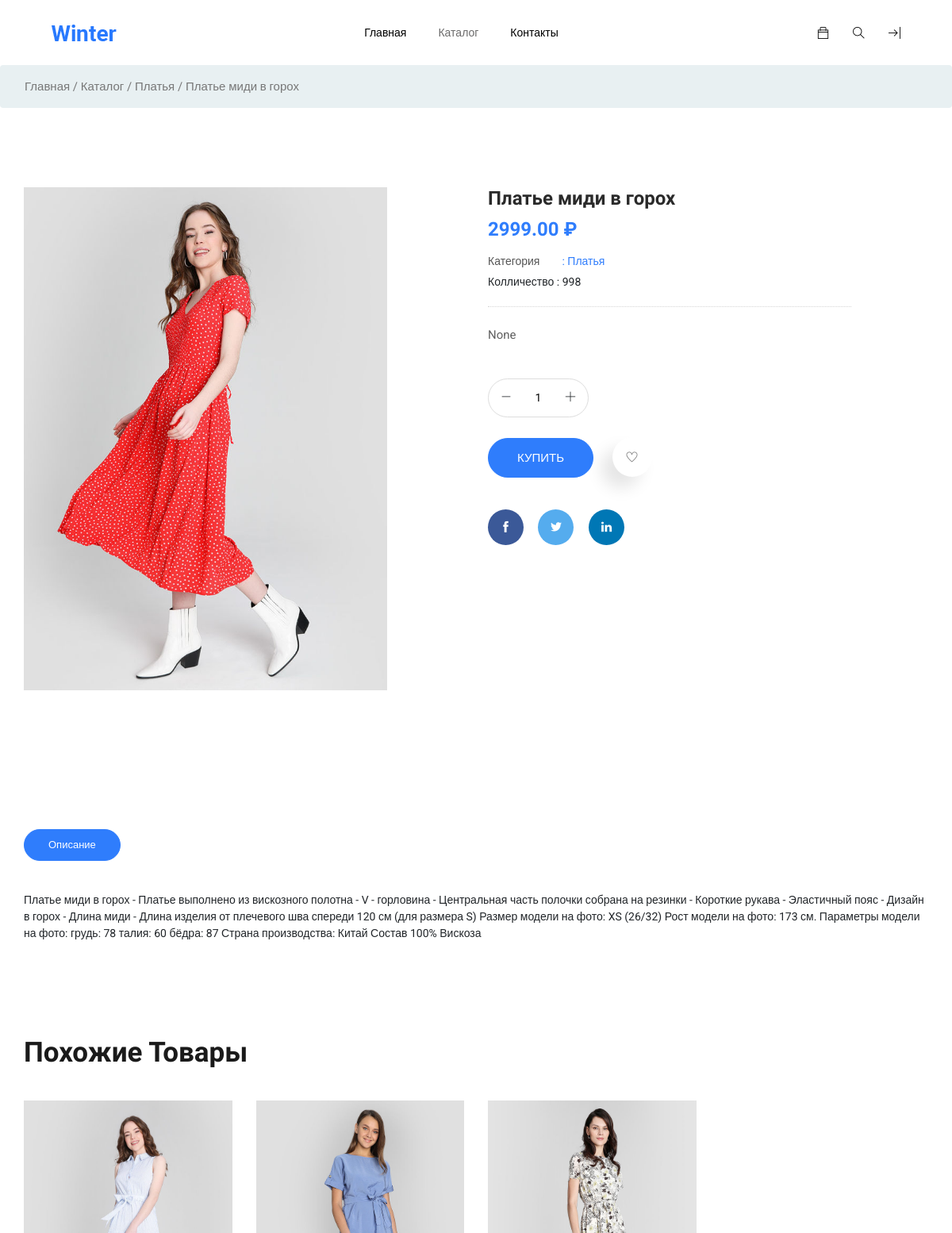
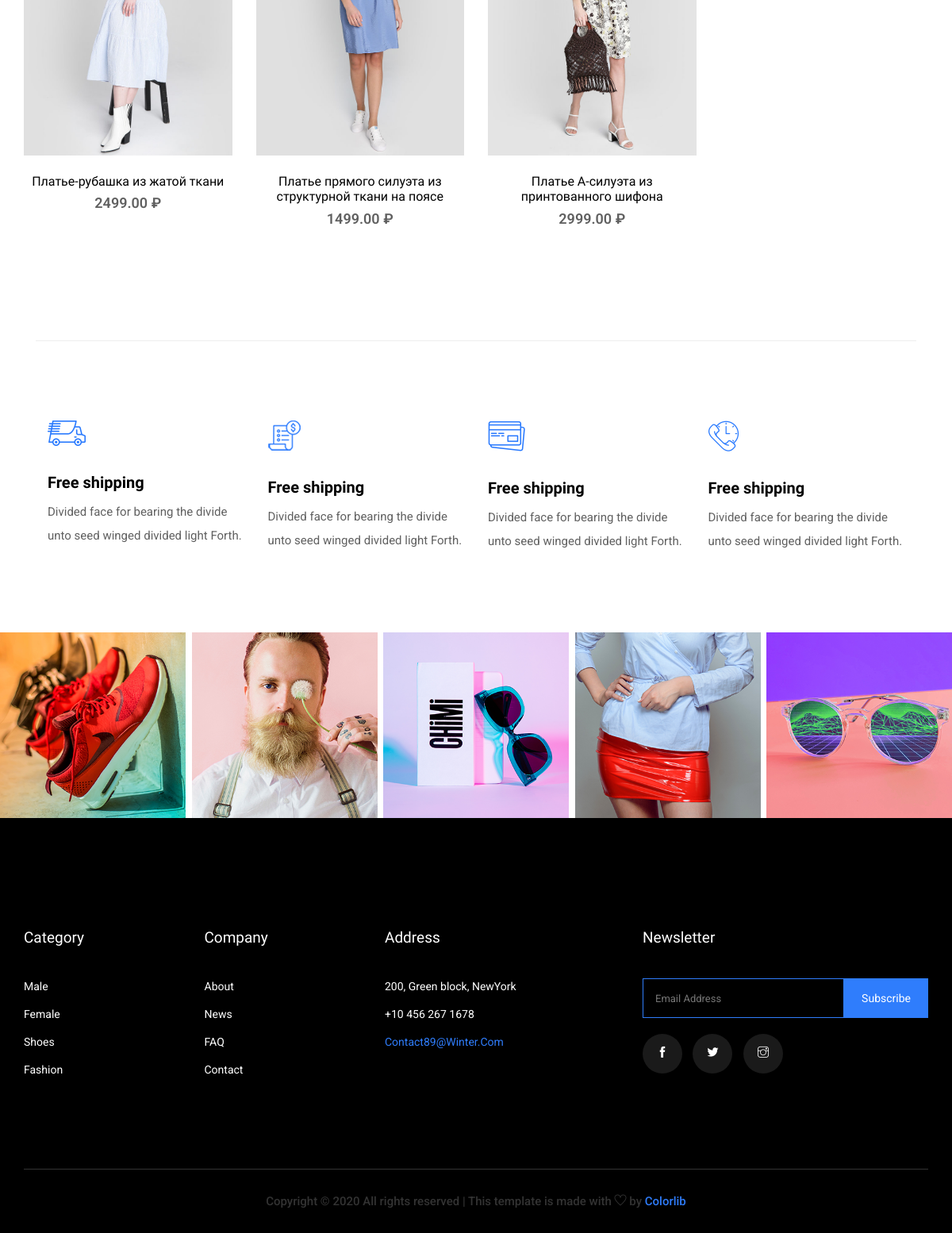
Page /shop/product/11 on the committed database (2 pictures, top to bottom).
### shop/models.py (models this page shows, shortened)
class Products(models.Model):
    category = models.ForeignKey(ProductCategories, verbose_name='Категория', on_delete=models.CASCADE)
    title = models.CharField('Название продукта', max_length=128, unique=True)
    image = models.ImageField('Изображение продукта', upload_to='products_images', blank=True)
    short_description = models.CharField('Краткое описание', max_length=255, null=True, blank=True)
    description = models.TextField('Описание продукта', null=True, blank=True)
    price = models.DecimalField('Цена продукта', max_digits=8, decimal_places=2, default=0)
    quantity = models.IntegerField('Колличество на складе', default=0)
    is_active = models.BooleanField('Статус', default=0)
    created_at = models.DateTimeField('Дата создания', auto_now_add=True)
    updated_at = models.DateTimeField('Дата обновления', auto_now=True)
    class Meta:
        verbose_name = "Товары"
        verbose_name_plural = "Товары"

class ProductCategories(models.Model):
    title = models.CharField('Название категории', max_length=128, unique=True)
    short_description = models.CharField('Краткое описание', max_length=255, null=True, blank=True)
    is_active = models.BooleanField('Статус', default=0)
    created_at = models.DateTimeField('Дата создания', auto_now_add=True)
    updated_at = models.DateTimeField('Дата обновления', auto_now=True)
    class Meta:
        verbose_name = "Категории"
        verbose_name_plural = "Категории"

### shop/views.py (the view)
# urls.py: path('product/<int:pk>', ProductView.as_view(), name='product_view')
class ProductView(DetailClass):
    template_name = 'product.html'
    model = Products
    context_object_name = 'product'
    def get_similar_products(self):
        return Products.objects.filter(category=self.object.category.id).exclude(pk=self.object.id).all()
    def get_context_data(self, **kwargs):
        context = super(ProductView, self).get_context_data(**kwargs)
        context['category'] = self.object.category
        context['similar_products'] = self.get_similar_products()
        return context

### cartapp/models.py (called while the page is built)
    @property
    def total_cart_all_products(self):
        count_products = Cart.objects.filter(cart_uuid=self.cart_uuid).aggregate(Sum('quantity'))
        if count_products['quantity__sum']:
            return count_products['quantity__sum']
        return 0

### mainpage/context_processors.py (called while the page is built)
def cart(request):
    return {
        'cart': CartCommon(request.COOKIES.get('cart_uuid'))
    }

### mainpage/views.py (called while the page is built)
    def get(self, request, *args, **kwargs):
        cart_uuid = request.COOKIES.get('cart_uuid')
        if cart_uuid is None:
            cart_uuid = uuid.uuid1()
        response = super(CommonClass, self).get(request, *args, **kwargs)
        response.set_cookie('cart_uuid', value=cart_uuid, max_age=30 * 24 * 60 * 60)
        return response

    def get_context_data(self, **kwargs):
        context = super(DetailClass, self).get_context_data(**kwargs)
        context['title'] = self.object.title
        return context

### shop/templates/product.html (shortened to what this page needs)
{% extends 'base.html' %}
{% load static %}
{% block css %}
<link rel="stylesheet" href="{% static 'css/lightslider.min.css' %}">
{{ block.super }}
{% endblock %}
{% block body_class %}bg-white{% endblock %}
{% block content %}
<section class="breadcrumb breadcrumb_bg">
    <div class="container">
        <div class="row justify-content-center">
            <div class="col-lg-12">
                <div class="breadcrumb_iner">
                    <div class="breadcrumb_iner_item">
                        <p>Главная / Каталог / {{ product.category.title }} / {{ product.title }}</p>
                    </div>
                </div>
            </div>
        </div>
    </div>
</section>
<div class="product_image_area section_padding">
    <div class="container">
        <div class="row s_product_inner">
            <div class="col-lg-5">
                <div class="product_slider_img">
                    <div id="vertical">
                        <div data-thumb="{{ product.image.url }}">
                            <img src="{{ product.image.url }}"/>
                        </div>
                    </div>
                </div>
            </div>
            <div class="col-lg-5 offset-lg-1">
                <div class="s_product_text">
                    <h3>{{ product.title }}</h3>
                    <h2>{{ product.price }} &#8381;</h2>
                    <ul class="list">
                        <li>
                            <a class="active" href="{% url 'shop:category_view' category.id %}">
                                <span>Категория</span> : {{ product.category.title }}
                            </a>
                        </li>
                        <li>
                            <span>Колличество</span> : {{ product.quantity }}
                        </li>
                    </ul>
                    <p>
                        {{ product.short_description }}
                    </p>
                    <div class="card_area">
                        <div class="product_count d-inline-block">
                            <span class="inumber-decrement"> <i class="ti-minus"></i></span>
                            <input class="input-number" type="text" value="1" min="0" max="10">
                            <span class="number-increment"> <i class="ti-plus"></i></span>
                        </div>
                        <div class="add_to_cart">
                            <a href="{% url 'cartapp:add' product.id %}" class="btn_3">Купить</a>
                            <a href="{% url 'cabinetapp:wishlist_add' product.id %}" class="like_us"><i
                                    class="ti-heart"></i></a>
                        </div>
                        <div class="social_icon">
                            <a href="#" class="fb"><i class="ti-facebook"></i></a>
                            <a href="#" class="tw"><i class="ti-twitter-alt"></i></a>
                            <a href="#" class="li"><i class="ti-linkedin"></i></a>
                        </div>
                    </div>
                </div>
            </div>
        </div>
    </div>
</div>
<section class="product_description_area">
    <div class="container">
        <ul class="nav nav-tabs" id="myTab" role="tablist">
            <li class="nav-item">
                <a class="nav-link active" id="home-tab" data-toggle="tab" href="#home" role="tab" aria-controls="home"
                   aria-selected="true">Описание</a>
            </li>
        </ul>
        <div class="tab-content" id="myTabContent">
            <div class="tab-pane fade show active" id="home" role="tabpanel" aria-labelledby="home-tab">
                {{ product.description }}
            </div>
        </div>
    </div>
</section>
{% include 'includes/similar_products.html' with similar_products=similar_products %}
{% endblock %}
{% block shipping_details %}
{% include 'includes/shipping_details.html' with border_top='border_top' %}
{% endblock %}
{% block instagram_photo %}
{% include 'includes/instagram_photo.html' %}
{% endblock %}

### shop/templates/includes/similar_products.html (shortened to what this page needs)
{% load static %}
<section class="product_list best_seller padding_bottom">
    <div class="container">
        <div class="row justify-content-center">
            <div class="col-lg-12">
                <div class="section_tittle text-center">
                    <h2>Похожие товары</h2>
                </div>
            </div>
        </div>
        <div class="row">
            {% for product in similar_products %}
            <div class="col-lg-3 col-sm-6">
                <div class="single_category_product">
                    <div class="single_category_img">
                        <img src="{{ product.image.url }}" alt="{{ product.title }}">
                        <div class="category_product_text">
                            <a href="{% url 'shop:product_view' product.id %}"><h5>{{ product.title }}</h5></a>
                            <p>{{ product.price }} &#8381;</p>
                        </div>
                    </div>
                </div>
            </div>
            {% endfor %}
        </div>
    </div>
</section>

### rows in the picture
Products: category "Платья", title "Платье миди в горох", image (picture), price "2999.00", quantity "998", short_description "None", description "Платье миди в горох - Платье выполнено из вискозного полотна - V - горловина - Центральная часть полочки собрана на резинки - Короткие рукава - Эластичный пояс - Дизайн в горох - Длина миди - Длина изделия от плечевого шва спереди 120 см (для размера S) Размер модели на фото: XS (26/32) Рост модели на фото: 173 см. Параметры модели на фото: грудь: 78 талия: 60 бёдра: 87 Страна производства: Китай Состав 100% Вискоза"
Products: image (picture), title "Платье-рубашка из жатой ткани", price "2499.00"
Products: image (picture), title "Платье прямого силуэта из структурной ткани на поясе", price "1499.00"
Products: image (picture), title "Платье А-силуэта из принтованного шифона", price "2999.00"
